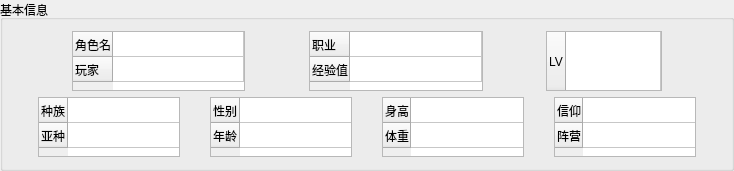
      <widget class="QGroupBox" name="basicInfoBox">
       <property name="sizePolicy">
        <sizepolicy hsizetype="Preferred" vsizetype="Preferred">
         <horstretch>0</horstretch>
         <verstretch>0</verstretch>
        </sizepolicy>
       </property>
       <property name="maximumSize">
        <size>
         <width>16777215</width>
         <height>250</height>
        </size>
       </property>
       <property name="title">
        <string>基本信息</string>
       </property>
       <layout class="QVBoxLayout" name="verticalLayout_3" stretch="1,1">
        <item>
         <layout class="QHBoxLayout" name="horizontalLayout_2" stretch="1,3,1,3,1,2,1">
          <item>
           <spacer name="horizontalSpacer">
            <property name="orientation">
             <enum>Qt::Horizontal</enum>
            </property>
            <property name="sizeHint" stdset="0">
             <size>
              <width>40</width>
              <height>20</height>
             </size>
            </property>
           </spacer>
          </item>
          <item>
           <widget class="QTableWidget" name="nameTable">
            <property name="maximumSize">
             <size>
              <width>16777215</width>
              <height>60</height>
             </size>
            </property>
            <property name="verticalScrollBarPolicy">
             <enum>Qt::ScrollBarAlwaysOff</enum>
            </property>
            <property name="horizontalScrollBarPolicy">
             <enum>Qt::ScrollBarAlwaysOff</enum>
            </property>
            <property name="sizeAdjustPolicy">
             <enum>QAbstractScrollArea::AdjustToContents</enum>
            </property>
            <property name="columnCount">
             <number>1</number>
            </property>
            <attribute name="horizontalHeaderVisible">
             <bool>false</bool>
            </attribute>
            <attribute name="horizontalHeaderMinimumSectionSize">
             <number>50</number>
            </attribute>
            <attribute name="horizontalHeaderDefaultSectionSize">
             <number>120</number>
            </attribute>
            <attribute name="horizontalHeaderStretchLastSection">
             <bool>true</bool>
            </attribute>
            <attribute name="verticalHeaderVisible">
             <bool>true</bool>
            </attribute>
            <attribute name="verticalHeaderCascadingSectionResizes">
             <bool>false</bool>
            </attribute>
            <attribute name="verticalHeaderMinimumSectionSize">
             <number>25</number>
            </attribute>
            <attribute name="verticalHeaderDefaultSectionSize">
             <number>25</number>
            </attribute>
            <attribute name="verticalHeaderStretchLastSection">
             <bool>false</bool>
            </attribute>
            <row>
             <property name="text">
              <string>角色名</string>
             </property>
            </row>
            <row>
             <property name="text">
              <string>玩家</string>
             </property>
            </row>
            <column/>
            <item row="0" column="0">
             <property name="textAlignment">
              <set>AlignCenter</set>
             </property>
            </item>
           </widget>
          </item>
          <item>
           <spacer name="horizontalSpacer_2">
            <property name="orientation">
             <enum>Qt::Horizontal</enum>
            </property>
            <property name="sizeHint" stdset="0">
             <size>
              <width>40</width>
              <height>20</height>
             </size>
            </property>
           </spacer>
          </item>
          <item>
           <widget class="QTableWidget" name="classTable">
            <property name="maximumSize">
             <size>
              <width>16777215</width>
              <height>60</height>
             </size>
            </property>
            <property name="verticalScrollBarPolicy">
             <enum>Qt::ScrollBarAlwaysOff</enum>
            </property>
            <property name="horizontalScrollBarPolicy">
             <enum>Qt::ScrollBarAlwaysOff</enum>
            </property>
            <property name="sizeAdjustPolicy">
             <enum>QAbstractScrollArea::AdjustToContents</enum>
            </property>
            <property name="columnCount">
             <number>1</number>
            </property>
            <attribute name="horizontalHeaderVisible">
             <bool>false</bool>
            </attribute>
            <attribute name="horizontalHeaderMinimumSectionSize">
             <number>100</number>
            </attribute>
            <attribute name="horizontalHeaderDefaultSectionSize">
             <number>120</number>
            </attribute>
            <attribute name="horizontalHeaderStretchLastSection">
             <bool>true</bool>
            </attribute>
            <attribute name="verticalHeaderVisible">
             <bool>true</bool>
            </attribute>
            <attribute name="verticalHeaderMinimumSectionSize">
             <number>25</number>
            </attribute>
            <attribute name="verticalHeaderDefaultSectionSize">
             <number>25</number>
            </attribute>
            <row>
             <property name="text">
              <string>职业</string>
             </property>
            </row>
            <row>
             <property name="text">
              <string>经验值</string>
             </property>
            </row>
            <column/>
            <item row="0" column="0">
             <property name="text">
              <string/>
             </property>
             <property name="flags">
              <set>ItemIsSelectable|ItemIsDragEnabled|ItemIsDropEnabled|ItemIsUserCheckable|ItemIsEnabled</set>
             </property>
            </item>
           </widget>
          </item>
          <item>
           <spacer name="horizontalSpacer_4">
            <property name="orientation">
             <enum>Qt::Horizontal</enum>
            </property>
            <property name="sizeHint" stdset="0">
             <size>
              <width>40</width>
              <height>20</height>
             </size>
            </property>
           </spacer>
          </item>
          <item>
           <widget class="QTableWidget" name="levelTable">
            <property name="maximumSize">
             <size>
              <width>16777215</width>
              <height>60</height>
             </size>
            </property>
            <property name="verticalScrollBarPolicy">
             <enum>Qt::ScrollBarAlwaysOff</enum>
            </property>
            <property name="horizontalScrollBarPolicy">
             <enum>Qt::ScrollBarAlwaysOff</enum>
            </property>
            <property name="sizeAdjustPolicy">
             <enum>QAbstractScrollArea::AdjustToContents</enum>
            </property>
            <property name="columnCount">
             <number>1</number>
            </property>
            <attribute name="horizontalHeaderVisible">
             <bool>false</bool>
            </attribute>
            <attribute name="horizontalHeaderMinimumSectionSize">
             <number>0</number>
            </attribute>
            <attribute name="horizontalHeaderDefaultSectionSize">
             <number>60</number>
            </attribute>
            <attribute name="horizontalHeaderStretchLastSection">
             <bool>true</bool>
            </attribute>
            <attribute name="verticalHeaderVisible">
             <bool>true</bool>
            </attribute>
            <attribute name="verticalHeaderMinimumSectionSize">
             <number>0</number>
            </attribute>
            <attribute name="verticalHeaderDefaultSectionSize">
             <number>60</number>
            </attribute>
            <row>
             <property name="text">
              <string>LV</string>
             </property>
            </row>
            <column/>
            <item row="0" column="0">
             <property name="text">
              <string/>
             </property>
             <property name="flags">
              <set>ItemIsSelectable|ItemIsDragEnabled|ItemIsDropEnabled|ItemIsUserCheckable|ItemIsEnabled</set>
             </property>
            </item>
           </widget>
          </item>
          <item>
           <spacer name="horizontalSpacer_3">
            <property name="orientation">
             <enum>Qt::Horizontal</enum>
            </property>
            <property name="sizeHint" stdset="0">
             <size>
              <width>40</width>
              <height>20</height>
             </size>
            </property>
           </spacer>
          </item>
         </layout>
        </item>
        <item>
         <layout class="QHBoxLayout" name="horizontalLayout_3" stretch="1,6,1,6,1,6,1,6,1">
          <item>
           <spacer name="horizontalSpacer_5">
            <property name="orientation">
             <enum>Qt::Horizontal</enum>
            </property>
            <property name="sizeHint" stdset="0">
             <size>
              <width>40</width>
              <height>20</height>
             </size>
            </property>
           </spacer>
          </item>
          <item alignment="Qt::AlignHCenter">
           <widget class="QTableWidget" name="raceTable">
            <property name="minimumSize">
             <size>
              <width>120</width>
              <height>0</height>
             </size>
            </property>
            <property name="maximumSize">
             <size>
              <width>16777215</width>
              <height>60</height>
             </size>
            </property>
            <property name="verticalScrollBarPolicy">
             <enum>Qt::ScrollBarAlwaysOff</enum>
            </property>
            <property name="horizontalScrollBarPolicy">
             <enum>Qt::ScrollBarAlwaysOff</enum>
            </property>
            <property name="sizeAdjustPolicy">
             <enum>QAbstractScrollArea::AdjustToContents</enum>
            </property>
            <property name="gridStyle">
             <enum>Qt::SolidLine</enum>
            </property>
            <property name="cornerButtonEnabled">
             <bool>false</bool>
            </property>
            <property name="columnCount">
             <number>1</number>
            </property>
            <attribute name="horizontalHeaderVisible">
             <bool>false</bool>
            </attribute>
            <attribute name="horizontalHeaderMinimumSectionSize">
             <number>120</number>
            </attribute>
            <attribute name="horizontalHeaderDefaultSectionSize">
             <number>120</number>
            </attribute>
            <attribute name="horizontalHeaderStretchLastSection">
             <bool>true</bool>
            </attribute>
            <attribute name="verticalHeaderVisible">
             <bool>true</bool>
            </attribute>
            <attribute name="verticalHeaderMinimumSectionSize">
             <number>25</number>
            </attribute>
            <attribute name="verticalHeaderDefaultSectionSize">
             <number>25</number>
            </attribute>
            <row>
             <property name="text">
              <string>种族</string>
             </property>
            </row>
            <row>
             <property name="text">
              <string>亚种</string>
             </property>
            </row>
            <column/>
            <item row="0" column="0">
             <property name="text">
              <string/>
             </property>
             <property name="flags">
              <set>ItemIsSelectable|ItemIsDragEnabled|ItemIsDropEnabled|ItemIsUserCheckable|ItemIsEnabled</set>
             </property>
            </item>
            <item row="1" column="0">
             <property name="text">
              <string/>
             </property>
             <property name="flags">
              <set>ItemIsSelectable|ItemIsDragEnabled|ItemIsDropEnabled|ItemIsUserCheckable|ItemIsEnabled</set>
             </property>
            </item>
           </widget>
          </item>
          <item>
           <spacer name="horizontalSpacer_6">
            <property name="orientation">
             <enum>Qt::Horizontal</enum>
            </property>
            <property name="sizeHint" stdset="0">
             <size>
              <width>40</width>
              <height>20</height>
             </size>
            </property>
           </spacer>
          </item>
          <item>
           <widget class="QTableWidget" name="ageTable">
            <property name="sizePolicy">
             <sizepolicy hsizetype="Expanding" vsizetype="Expanding">
              <horstretch>0</horstretch>
              <verstretch>0</verstretch>
             </sizepolicy>
            </property>
            <property name="minimumSize">
             <size>
              <width>120</width>
              <height>0</height>
             </size>
            </property>
            <property name="maximumSize">
             <size>
              <width>16777215</width>
              <height>60</height>
             </size>
            </property>
            <property name="verticalScrollBarPolicy">
             <enum>Qt::ScrollBarAlwaysOff</enum>
            </property>
            <property name="horizontalScrollBarPolicy">
             <enum>Qt::ScrollBarAlwaysOff</enum>
            </property>
            <property name="sizeAdjustPolicy">
             <enum>QAbstractScrollArea::AdjustToContents</enum>
            </property>
            <property name="columnCount">
             <number>1</number>
            </property>
            <attribute name="horizontalHeaderVisible">
             <bool>false</bool>
            </attribute>
            <attribute name="horizontalHeaderMinimumSectionSize">
             <number>120</number>
            </attribute>
            <attribute name="horizontalHeaderDefaultSectionSize">
             <number>120</number>
            </attribute>
            <attribute name="horizontalHeaderStretchLastSection">
             <bool>true</bool>
            </attribute>
            <attribute name="verticalHeaderVisible">
             <bool>true</bool>
            </attribute>
            <attribute name="verticalHeaderMinimumSectionSize">
             <number>25</number>
            </attribute>
            <attribute name="verticalHeaderDefaultSectionSize">
             <number>25</number>
            </attribute>
            <row>
             <property name="text">
              <string>性别</string>
             </property>
            </row>
            <row>
             <property name="text">
              <string>年龄</string>
             </property>
            </row>
            <column/>
           </widget>
          </item>
          <item>
           <spacer name="horizontalSpacer_7">
            <property name="orientation">
             <enum>Qt::Horizontal</enum>
            </property>
            <property name="sizeHint" stdset="0">
             <size>
              <width>40</width>
              <height>20</height>
             </size>
            </property>
           </spacer>
          </item>
          <item>
           <widget class="QTableWidget" name="sizeTable">
            <property name="minimumSize">
             <size>
              <width>120</width>
              <height>0</height>
             </size>
            </property>
            <property name="maximumSize">
             <size>
              <width>16777215</width>
              <height>60</height>
             </size>
            </property>
            <property name="verticalScrollBarPolicy">
             <enum>Qt::ScrollBarAlwaysOff</enum>
            </property>
            <property name="horizontalScrollBarPolicy">
             <enum>Qt::ScrollBarAlwaysOff</enum>
            </property>
            <property name="sizeAdjustPolicy">
             <enum>QAbstractScrollArea::AdjustToContents</enum>
            </property>
            <property name="columnCount">
             <number>1</number>
            </property>
            <attribute name="horizontalHeaderVisible">
             <bool>false</bool>
            </attribute>
            <attribute name="horizontalHeaderMinimumSectionSize">
             <number>120</number>
            </attribute>
            <attribute name="horizontalHeaderDefaultSectionSize">
             <number>120</number>
            </attribute>
            <attribute name="horizontalHeaderStretchLastSection">
             <bool>true</bool>
            </attribute>
            <attribute name="verticalHeaderVisible">
             <bool>true</bool>
            </attribute>
            <attribute name="verticalHeaderCascadingSectionResizes">
             <bool>false</bool>
            </attribute>
            <attribute name="verticalHeaderMinimumSectionSize">
             <number>0</number>
            </attribute>
            <attribute name="verticalHeaderDefaultSectionSize">
             <number>25</number>
            </attribute>
            <attribute name="verticalHeaderShowSortIndicator" stdset="0">
             <bool>false</bool>
            </attribute>
            <attribute name="verticalHeaderStretchLastSection">
             <bool>false</bool>
            </attribute>
            <row>
             <property name="text">
              <string>身高</string>
             </property>
            </row>
            <row>
             <property name="text">
              <string>体重</string>
             </property>
            </row>
            <column/>
           </widget>
          </item>
          <item>
           <spacer name="horizontalSpacer_8">
            <property name="orientation">
             <enum>Qt::Horizontal</enum>
            </property>
            <property name="sizeHint" stdset="0">
             <size>
              <width>40</width>
              <height>20</height>
             </size>
            </property>
           </spacer>
          </item>
          <item>
           <widget class="QTableWidget" name="alignmentTable">
            <property name="minimumSize">
             <size>
              <width>120</width>
              <height>0</height>
             </size>
            </property>
            <property name="maximumSize">
             <size>
              <width>16777215</width>
              <height>60</height>
             </size>
            </property>
            <property name="verticalScrollBarPolicy">
             <enum>Qt::ScrollBarAlwaysOff</enum>
            </property>
            <property name="horizontalScrollBarPolicy">
             <enum>Qt::ScrollBarAlwaysOff</enum>
            </property>
            <property name="sizeAdjustPolicy">
             <enum>QAbstractScrollArea::AdjustToContents</enum>
            </property>
            <property name="columnCount">
             <number>1</number>
            </property>
            <attribute name="horizontalHeaderVisible">
             <bool>false</bool>
            </attribute>
            <attribute name="horizontalHeaderMinimumSectionSize">
             <number>120</number>
            </attribute>
            <attribute name="horizontalHeaderDefaultSectionSize">
             <number>120</number>
            </attribute>
            <attribute name="horizontalHeaderStretchLastSection">
             <bool>true</bool>
            </attribute>
            <attribute name="verticalHeaderVisible">
             <bool>true</bool>
            </attribute>
            <attribute name="verticalHeaderMinimumSectionSize">
             <number>25</number>
            </attribute>
            <attribute name="verticalHeaderDefaultSectionSize">
             <number>25</number>
            </attribute>
            <attribute name="verticalHeaderStretchLastSection">
             <bool>false</bool>
            </attribute>
            <row>
             <property name="text">
              <string>信仰</string>
             </property>
            </row>
            <row>
             <property name="text">
              <string>阵营</string>
             </property>
            </row>
            <column/>
           </widget>
          </item>
          <item>
           <spacer name="horizontalSpacer_9">
            <property name="orientation">
             <enum>Qt::Horizontal</enum>
            </property>
            <property name="sizeHint" stdset="0">
             <size>
              <width>40</width>
              <height>20</height>
             </size>
            </property>
           </spacer>
          </item>
         </layout>
        </item>
       </layout>
      </widget>
